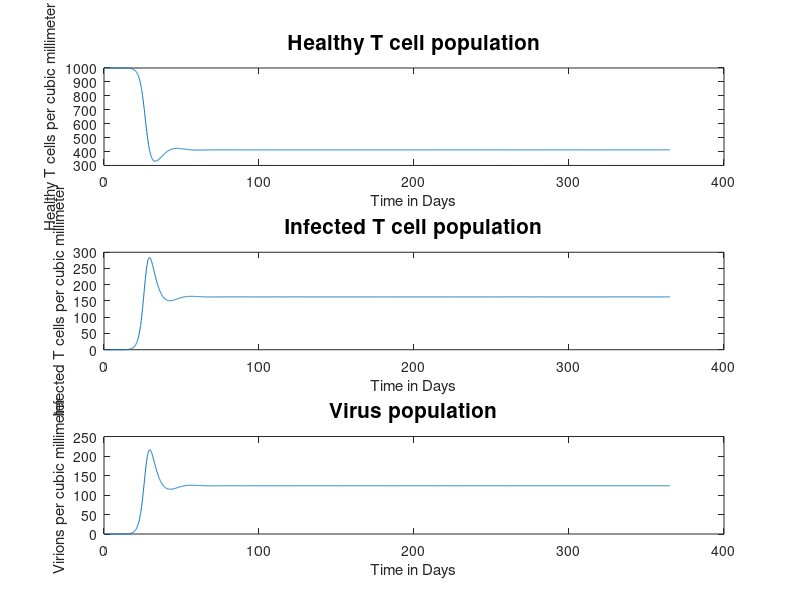

This chart was generated by the following MATLAB code:
%HIV1: MATLAB script M-file that solves a simple 
%HIV model.
%
a = 125.5; b = .1255; c = 1.4476e-3; k = .4537; N = 10; r = 5.9640;
rhs = @(t,y) [a-b*y(1)-c*y(1)*y(3);c*y(1)*y(3)-k*y(2);k*N*y(2)-r*y(3)];
y0 = [1000;0;.001];     %Small initial infection 
options = odeset('AbsTol',1e-10);
[t y] = ode45(rhs,[0 365],y0,options);
subplot(3,1,1)
plot(t,y(:,1))
title('Healthy T cell population','FontSize',15)
xlabel('Time in Days')
ylabel('Healthy T cells per cubic millimeter')
subplot(3,1,2)
plot(t,y(:,2))
title('Infected T cell population','FontSize',15)
xlabel('Time in Days')
ylabel('Infected T cells per cubic millimeter')
subplot(3,1,3)
plot(t,y(:,3))
title('Virus population','FontSize',15)
xlabel('Time in Days')
ylabel('Virions per cubic millimeter')
